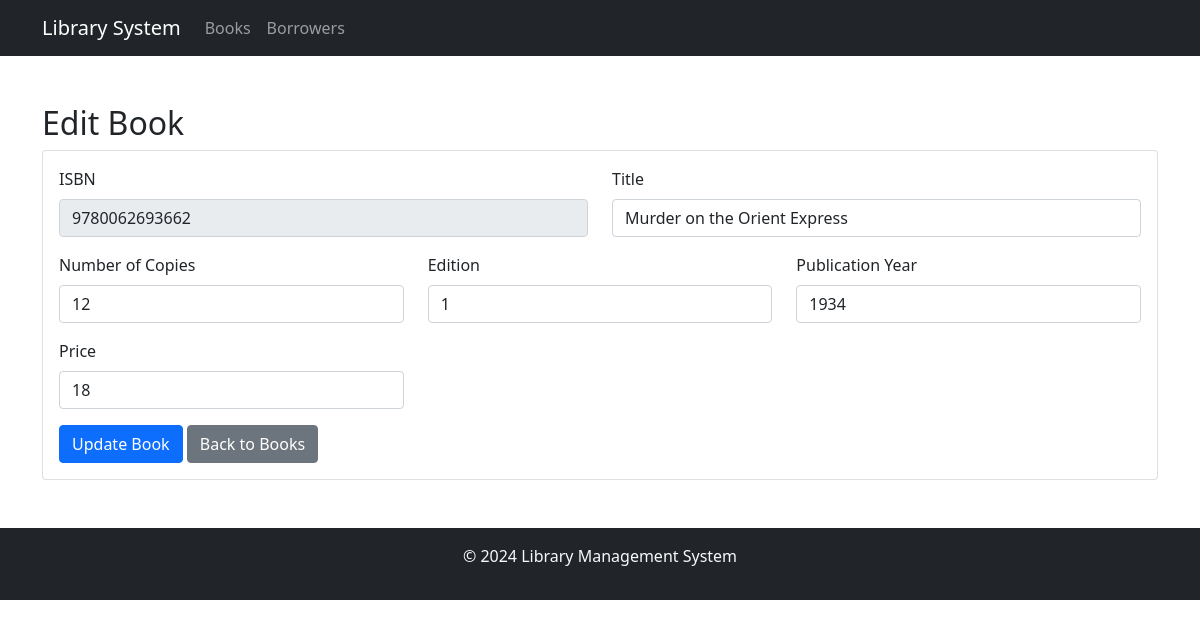
Screenshot of /CRUD/edit_book.php?isbn=9780062693662 with the database file from the repository.
### tables this page shows
CREATE TABLE Book (
    ISBN BIGINT PRIMARY KEY,
    num_Copies BIGINT,
    title VARCHAR(255),
    edition BIGINT,
    publication_year BIGINT,
    price BIGINT
);

### CRUD/edit_book.php (the view, shortened to what this page needs)
<?php
require_once '../config/config.php';
require_once '../includes/header.php';
$isbn = isset($_GET['isbn']) ? $_GET['isbn'] : null;
$sql = "SELECT * FROM Book WHERE ISBN = ?";
$stmt = $conn->prepare($sql);
$stmt->bind_param("i", $isbn);
$stmt->execute();
$result = $stmt->get_result();
$book = $result->fetch_assoc();
?>
<div class="container mt-5">
    <h2>Edit Book</h2>
    <div class="card">
        <div class="card-body">
            <form method="POST">
                <div class="row">
                    <div class="col-md-6 mb-3">
                        <label for="isbn" class="form-label">ISBN</label>
                        <input type="number" class="form-control" value="<?php echo $book['ISBN']; ?>" readonly>
                    </div>
                    <div class="col-md-6 mb-3">
                        <label for="title" class="form-label">Title</label>
                        <input type="text" class="form-control" name="title" value="<?php echo $book['title']; ?>" required>
                    </div>
                    <div class="col-md-4 mb-3">
                        <label for="num_copies" class="form-label">Number of Copies</label>
                        <input type="number" class="form-control" name="num_copies" value="<?php echo $book['num_Copies']; ?>" required>
                    </div>
                    <div class="col-md-4 mb-3">
                        <label for="edition" class="form-label">Edition</label>
                        <input type="number" class="form-control" name="edition" value="<?php echo $book['edition']; ?>" required>
                    </div>
                    <div class="col-md-4 mb-3">
                        <label for="publication_year" class="form-label">Publication Year</label>
                        <input type="number" class="form-control" name="publication_year" value="<?php echo $book['publication_year']; ?>" required>
                    </div>
                    <div class="col-md-4 mb-3">
                        <label for="price" class="form-label">Price</label>
                        <input type="number" class="form-control" name="price" value="<?php echo $book['price']; ?>" required>
                    </div>
                </div>
                <button type="submit" name="update_book" class="btn btn-primary">Update Book</button>
                <a href="../public/books.php" class="btn btn-secondary">Back to Books</a>
            </form>
        </div>
    </div>
</div>
<?php require_once '../includes/footer.php'; ?>

### rows the page displays
book: ISBN "9780062693662", title "Murder on the Orient Express", num_copies "12", edition "1", publication_year "1934", price "18"
